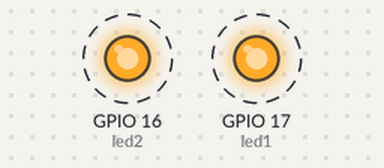
A sketch run on a simulated ESP32. On the bench: output pins drawn as LEDs (lit = HIGH). Dashed ring = blinking.

Above: at 0.2 s.
Timing chart, 0 to 3.0 s (numbered marks = the images above):
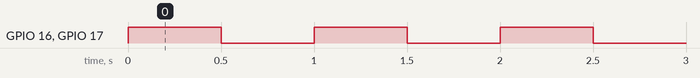

Measured:
- by itself, GPIO 16 (led2), GPIO 17 (led1): alternates HIGH for 0.50 s and LOW for 0.50 s

The sketch:

Multitask_dual_core.ino
```cpp
TaskHandle_t Task1;
TaskHandle_t Task2;
// LED pins
const int led1 = 17;
const int led2 = 16;
////////////////////////////////////////////
void setup() {
  Serial.begin(115200);
  pinMode(led1, OUTPUT);
  pinMode(led2, OUTPUT);
  /////////////////////////////////////////
  //create a task that will be executed in the Task1code() function, with priority 1 and executed on core 0
  xTaskCreatePinnedToCore(
    Task1code,   /* Função da Task. */
    "Task1",     /* Nome da Task. */
    10000,       /* Tamanho da pilha da Task */
    NULL,        /* Parametro da Task */
    1,           /* Prioridade da Task */
    &Task1,      /* Identificador para acompanhar a Task */
    0);          /* Nucleo onde a Task vai rodar */
  //  delay(500);
  /////////////////////////////////////////
  //create a task that will be executed in the Task2code() function, with priority 1 and executed on core 1
  xTaskCreatePinnedToCore(
    Task2code,   /* Função da Task. */
    "Task2",     /* Nome da Task. */
    10000,       /* Tamanho da pilha da Task */
    NULL,        /* Parametro da Task */
    1,           /* Prioridade da Task */
    &Task2,      /* Identificador para acompanhar a Task */
    1);          /* Nucleo onde a Task vai rodar */
  //    delay(500);
  /////////////////////////////////////////
}
////////////////////////////////////////////
////////////////////////////////////////////
void loop() {
}
```

Task1.ino
```cpp
/////////////////////////////////////////
void Task1code( void * pvParameters ) {
  while (1) {
    digitalWrite(led1, HIGH);
    delay(500);
    digitalWrite(led1, LOW);
    delay(500);
  }
}
```

Task2.ino
```cpp
/////////////////////////////////////////
void Task2code( void * pvParameters ) {
  while (1) {
    digitalWrite(led2, HIGH);
    delay(500);
    digitalWrite(led2, LOW);
    delay(500);
  }
}
```
